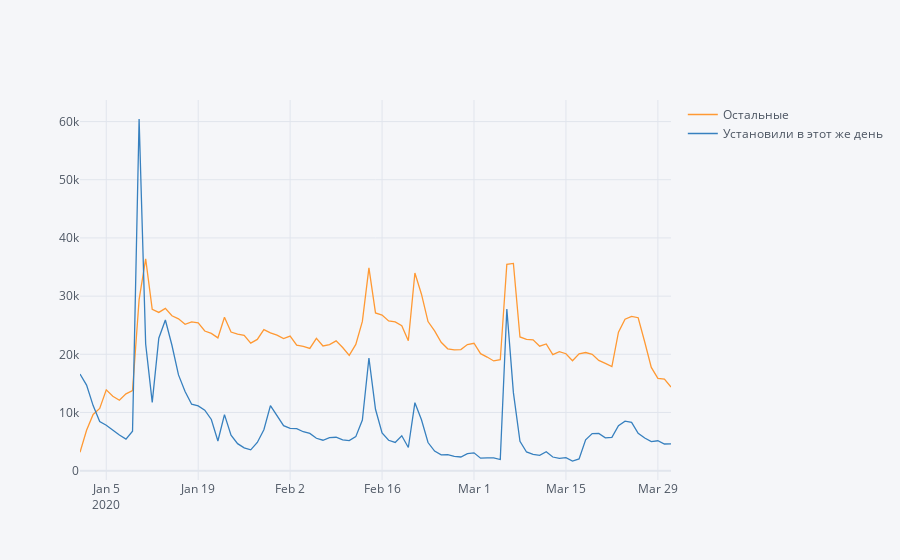

Notebook code cell kept with this figure:
### Code cell
df.pivot_table(index='date',columns='install_group',values='device_id',aggfunc='count').iplot()
